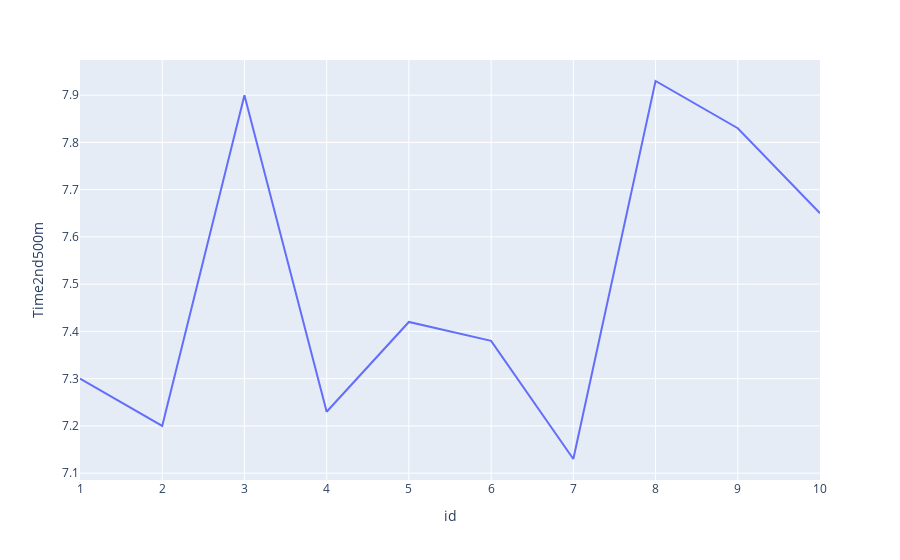

The notebook cell this image was saved under:
### Code cell
px.line(df_run, x='id', y='Time2nd500m')

### Figure 1 — Plotly figure (JSON) as saved in the notebook; plotly's stock layout.template omitted (floating-point values rounded to 4 significant figures)
{"data": [{"hovertemplate": "id=%{x}<br>Time2nd500m=%{y}<extra></extra>", "legendgroup": "", "line": {"color": "#636efa", "dash": "solid"}, "mode": "lines", "name": "", "orientation": "v", "showlegend": false, "type": "scatter", "x": [1, 2, 3, 4, 5, 6, 7, 8, 9, 10], "xaxis": "x", "y": [7.3, 7.2, 7.9, 7.23, 7.42, 7.38, 7.13, 7.93, 7.83, 7.65], "yaxis": "y"}], "layout": {"legend": {"tracegroupgap": 0}, "margin": {"t": 60}, "xaxis": {"anchor": "y", "domain": [0, 1], "title": {"text": "id"}}, "yaxis": {"anchor": "x", "domain": [0, 1], "title": {"text": "Time2nd500m"}}}}
